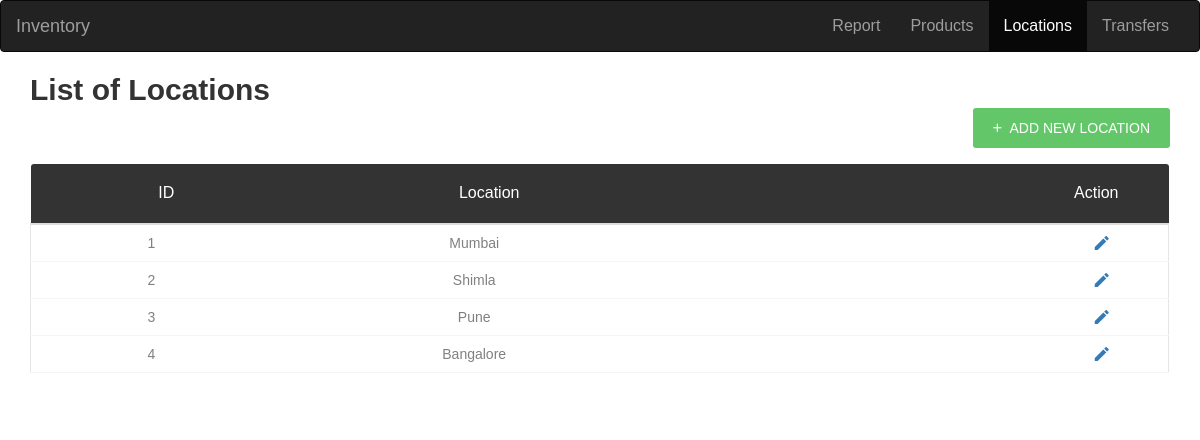
Screenshot of /locationn with the database file from the repository.
### tables this page shows
CREATE TABLE locationn (
    location_id INTEGER PRIMARY KEY AUTOINCREMENT,
    location_name TEXT NOT NULL UNIQUE
);

### app.py (the view, shortened to what this page needs)
@app.route('/locationn', methods=('GET', 'POST'))
def locationn():
    conn = get_db_connection()
    locationn = conn.execute('SELECT * FROM locationn').fetchall()
    conn.close()
    return render_template('locationn.html', locationn=locationn)

### app.py (called while the page is built)
def get_db_connection():
    conn = sqlite3.connect('database.db')
    conn.row_factory = sqlite3.Row
    return conn

### templates/locationn.html (shortened to what this page needs)
{% extends 'base.html' %} {% block content %}
<nav class="navbar navbar-inverse">
    <div class="container-fluid">
        <div class="navbar-header">
            <a class="navbar-brand" href="#">Inventory</a>
        </div>
        <ul class="nav navbar-nav" style="float: right">
            <li class="nav-item"><a href="/">Report</a></li>
            <li><a class="nav-item" href="products">Products</a></li>
            <li class="active"><a class="nav-item" href="location">Locations</a></li>
            <li><a class="nav-item" href="transfers">Transfers</a></li>
        </ul>
    </div>
</nav>
<div class="container">
    <h2>List of Locations</h2>
    <div style="float: right">
        <a href="#addModal" class="au-btn au-btn-icon au-btn--green au-btn--small" data-toggle="modal"><i
                class="zmdi zmdi-plus"></i> <span>Add New Location</span></a>
    </div>
    <br />
    <div class="row m-t-30">
        <div class="col-md-12">
            <div class="table-responsive m-b-40">
                <table class="table table-borderless table-data3">
                    <thead>
                        <tr>
                            <th style="text-align: center;">ID</th>
                            <th style="text-align: center;">Location</th>
                            <th>Action</th>
                        </tr>
                    </thead>
                    <tbody>
                        {% for i in locationn %}
                        <tr>
                            <td style="text-align: center;">{{ i['location_id'] }}</td>
                            <td style="text-align: center;">{{ i['location_name'] }}</td>
                            <td>
                                <a href="/{{ i['location_name'] }}/edit"><i class="zmdi zmdi-edit zmdi-hc-lg"
                                        data-toggle="tooltip" title="Edit">
                                        &nbsp;</i>
                                </a>
                            </td>
                        </tr>
                        {% endfor %}
                    </tbody>
                </table>
            </div>
        </div>
    </div>
</div>
{% endblock %}

### rows the page displays
locationn: location_id "1", location_name "Mumbai"
locationn: location_id "2", location_name "Shimla"
locationn: location_id "3", location_name "Pune"
locationn: location_id "4", location_name "Bangalore"
